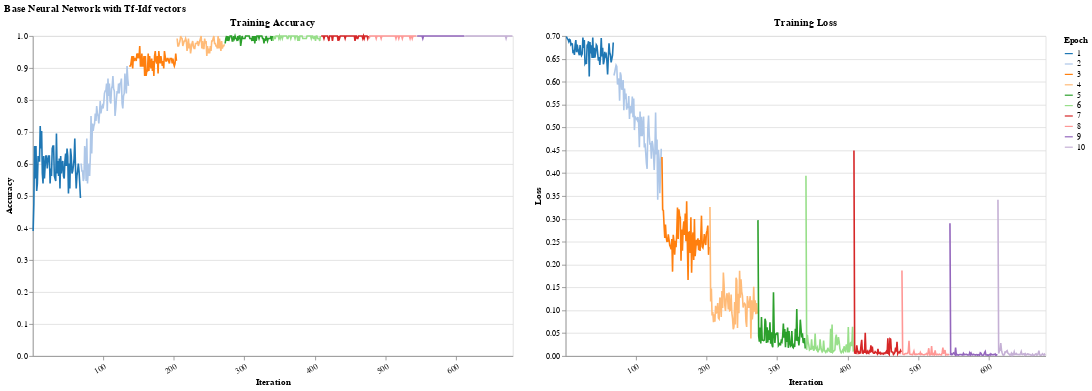

Here is the notebook cell this chart was saved with:
### Code cell
# Drop out

print("Train model")
models_dir = Path('models/hr')

if not models_dir.exists():
    models_dir.mkdir(parents=True, exist_ok=True)

train_config = TrainConfig(
    num_epochs      = 10,
    early_stop      = False,
    violation_limit = 5,
    optimizer_params= {"lr": 0.001, "weight_decay": 0.01, }
)

dataloader = DataLoader(train_data_nn, batch_size=128, shuffle=True)

USE_CACHE = False

model_nn = NeuralNetwork(
    input_size=len(tfidf_encoder.vocabulary_),
    hidden_size=128,
    dropout=0.5,
    device='cpu'
)

if (models_dir / 'model_nn.pt').exists() and USE_CACHE:
    model_nn = load_model(model_nn, models_dir, 'model_nn')
else:
    model_nn.fit(dataloader, train_config, disable_progress_bar=False)
    save_model(model_nn, models_dir, "model_nn")


with torch.no_grad():
    # X_test = torch.stack([dta[0] for dta in test])
    X_test = torch.stack([test[0] for test in test_data_nn]).to(model_nn.device)
    y_test = torch.stack([test[1] for test in test_data_nn]).to(model_nn.device)
    y_pred = model_nn.predict(X_test)


print(precision_recall_fscore_support(y_test, y_pred, average='binary'))
print("AUC", roc_auc_score(y_test, y_pred))

# Plot training accuracy and loss side-by-side
plot_results(model_nn, train_config, dataloader)

### Figure 1 — Vega-Lite specification as saved in the notebook (floating-point values rounded to 4 significant figures; data arrays with more than 128 entries replaced by an {"elided": "..."} marker saying what was removed)
{"config": {"view": {"continuousWidth": 300, "continuousHeight": 300}}, "hconcat": [{"mark": {"type": "line"}, "encoding": {"color": {"field": "epoch", "scale": {"scheme": "category20"}, "title": "Epoch", "type": "nominal"}, "x": {"axis": {"labelAngle": -30, "title": "Iteration", "values": [0, 100, 200, 300, 400, 500, 600]}, "field": "iteration", "type": "nominal"}, "y": {"axis": {"title": "Accuracy"}, "field": "training_acc", "type": "quantitative"}}, "height": 400, "title": "Training Accuracy", "width": 600}, {"mark": {"type": "line"}, "encoding": {"color": {"field": "epoch", "scale": {"scheme": "category20"}, "title": "Epoch", "type": "nominal"}, "x": {"axis": {"labelAngle": -30, "title": "Iteration", "values": [0, 100, 200, 300, 400, 500, 600]}, "field": "iteration", "type": "nominal"}, "y": {"axis": {"title": "Loss"}, "field": "training_loss", "type": "quantitative"}}, "height": 400, "title": "Training Loss", "width": 600}], "data": {"name": "data-526d5a9554048efd81f4cf30408186e4"}, "title": "Base Neural Network with Tf-Idf vectors", "$schema": "https://vega.github.io/schema/vega-lite/v5.17.0.json", "datasets": {"data-526d5a9554048efd81f4cf30408186e4": {"elided": "680 records"}}}
